Frame 1 (no input): blank canvas, image omitted
Frame 60 (the mouse pressed at the canvas centre just before this capture): blank canvas, image omitted
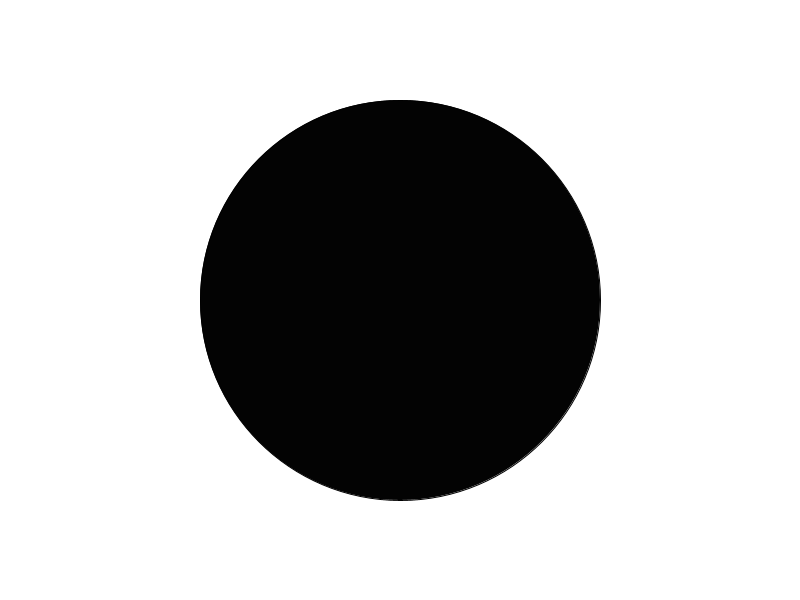
Frame 120 (the mouse held since frame 60 and released just before this capture)

The Processing sketch whose frames 1 and 60 were blank and that drew this single picture after the mouse press (run headless with seeded random() and noise(); from frame 60 on, the mouse is pressed at the canvas centre):

// Processing sketch: sketch_4_2_circle_size
// ── sketch_4_2_circle_size.pde
int circleX = 400;
int circleY = 300;
int circleSize = 0;

void setup() {
size(800, 600);
}

void draw() {
  background(255);
  stroke(0);
  fill(3);
  circleSize = mouseX;
  ellipse(circleX, circleY, circleSize, circleSize);
}
